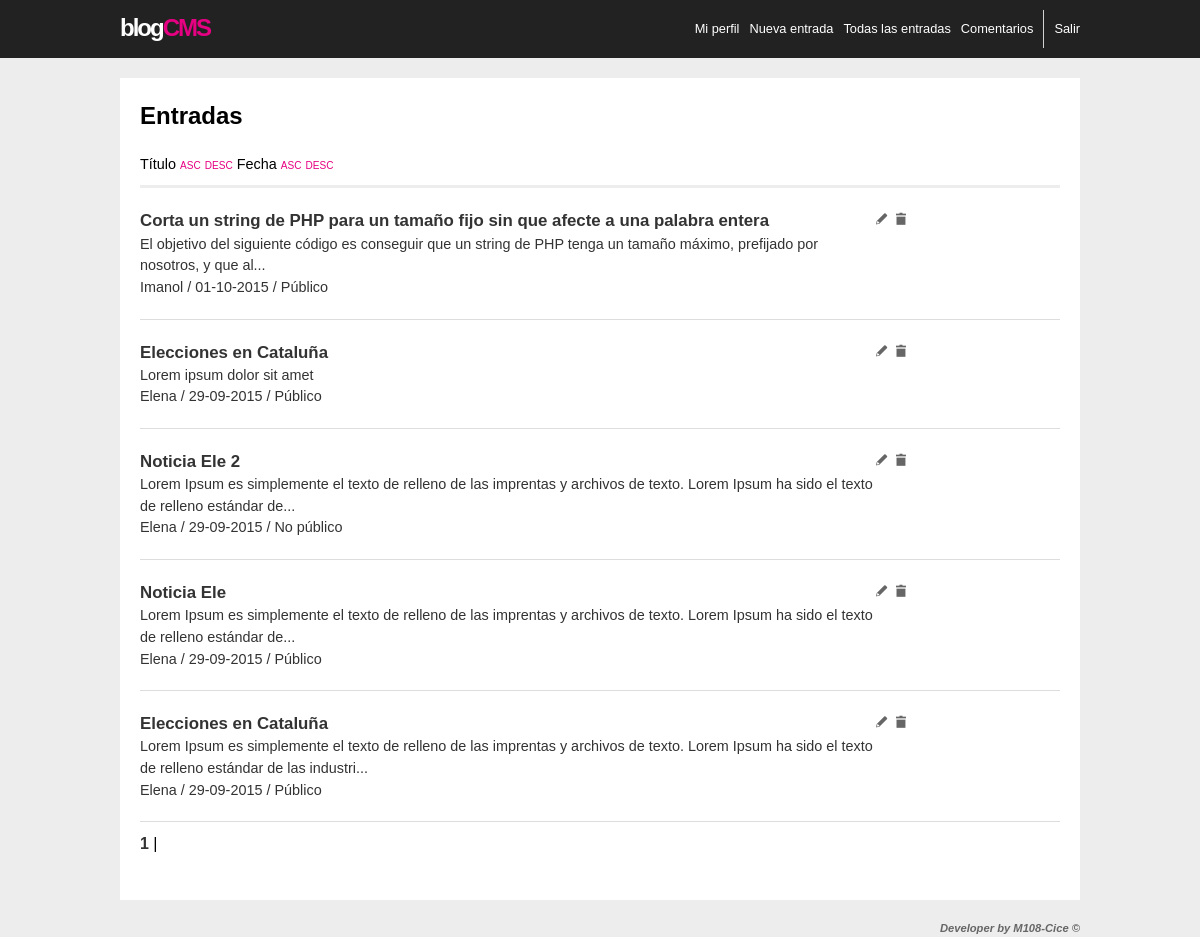
The page /005-1-blog/admin/postlista.php (signed in) on the database its author committed.
### tables this page shows
CREATE TABLE IF NOT EXISTS `entradas` (
  `id` int(11) NOT NULL AUTO_INCREMENT,
  `titulo` tinytext NOT NULL,
  `texto` text NOT NULL,
  `imagen` text NOT NULL,
  `fecha` datetime NOT NULL,
  `id_usuario` int(11) NOT NULL,
  `visible` enum('si','no') NOT NULL,
  PRIMARY KEY (`id`)
);

CREATE TABLE IF NOT EXISTS `usuarios` (
  `id` int(11) NOT NULL AUTO_INCREMENT,
  `nombre` varchar(45) NOT NULL,
  `email` varchar(45) NOT NULL,
  `password` tinytext NOT NULL,
  `fecha` datetime NOT NULL,
  `rol` enum('editor','admin') NOT NULL,
  PRIMARY KEY (`id`)
);

### 005-1-blog/admin/postlista.php (the view, shortened to what this page needs)
<?php
include './inc/connect.php';
$id_usuario=$_SESSION['id_usuario'];
$campo="fecha";
$orden="DESC";
$sql="select rol from usuarios where id=$id_usuario";
$result=  mysqli_query($link, $sql);
$fila=  mysqli_fetch_array($result);
$rol=$fila['rol'];
$condicion="where entradas.id_usuario=$id_usuario";
if($rol=="admin"){
    $condicion="";
}
$num_entradas_xpag=5;
$page=1;
$start_limit= ($page-1)*$num_entradas_xpag;
$sql="select count(*) as total from entradas $condicion";
$result=  mysqli_query($link, $sql);
$fila=  mysqli_fetch_array($result);
$total_entradas=$fila['total'];
if( $total_entradas%$num_entradas_xpag == 0 ){
    $num_paginas=$total_entradas/$num_entradas_xpag;
}else{
    $num_paginas= intval($total_entradas/$num_entradas_xpag)+1;
}
$sql="select entradas.id,entradas.titulo, entradas.texto, DATE_FORMAT(entradas.fecha, '%d-%m-%Y') as fechaMod, entradas.visible, usuarios.nombre from entradas inner join usuarios on entradas.id_usuario=usuarios.id $condicion order by entradas.$campo $orden LIMIT $start_limit, $num_entradas_xpag";
$result=  mysqli_query($link, $sql);
$nfilas=  mysqli_num_rows($result);
?>
<?php include './col/header.php'; ?>
<div class="orden">
    Título
    <a href="<?=$_SERVER['PHP_SELF']?>?c=t&o=a">ASC</a>
    <a href="<?=$_SERVER['PHP_SELF']?>?c=t&o=d">DESC</a>
    Fecha
    <a href="<?=$_SERVER['PHP_SELF']?>?c=f&o=a">ASC</a>
    <a href="<?=$_SERVER['PHP_SELF']?>?c=f&o=d">DESC</a>
</div>
<section id="entradas">
    <?php if($nfilas>0){ ?>
        <?php for($i=0; $i<$nfilas; $i++){ ?>
            <?php $fila=  mysqli_fetch_array($result) ?>
            <article class="datos">
                <div class="col80">
                    <h3><?=$fila['titulo']?></h3>
                    <?php
                        $resumen=substr(strip_tags($fila['texto']), 0,150);
                        if(mb_strlen($resumen)==150){
                            $posUltEsp=strrpos($resumen, " ");
                            $resumen=substr($resumen, 0,$posUltEsp);
                        }
                        if(mb_strlen(strip_tags($fila['texto']),"UTF-8") > 150){
                            $resumen.="...";
                        }
                        ?>
                    <p><?= $resumen ?></p>
                    <span><?=$fila['nombre']?> / <?=$fila['fechaMod']?></span> /
                    <?php
                    if($fila['visible']=='si'){
                        $visible="Público";
                    }else{
                        $visible="No público";
                    }
                    ?>
                    <span><?=$visible?></span>
                </div>
                <div class="col20">
                    <a href="<?=ROOT_EDITAR?>?id_entrada=<?=$fila['id']?>" class="btn edit"></a>
                    <a href="<?=$_SERVER['PHP_SELF']?>?a=d&id_entrada=<?=$fila['id']?>" onclick="if(!confirm('¿Estás seguro que deseas eliminar el post?'))return false" class="btn delete"></a>
                </div>
            </article>
        <?php } ?>
        <div class="paginacion">
            <?php
            for($i=0;$i<$num_paginas;$i++){
                if($page == ($i+1)){
                    $classActive="active";
                }else{
                    $classActive="";
                }
                ?>
                <a class="<?=$classActive?>" href="<?=$_SERVER['PHP_SELF']?>?p=<?=($i+1)?>"><?=($i+1)?></a> |
            <?php } ?>
        </div>
    <?php }else{ ?>
        <p>No hay entradas</p>
    <?php } ?>
</section>
<?php include './col/footer.php'; ?>

### 005-1-blog/admin/sitemedia/css/style.css (style rules this page uses)
* { margin: 0; padding: 0; box-sizing: border-box; }
html,body { height: 100%; }
body { font: 1em/1.5 sans-serif; background: #ededed; }
a { text-decoration: none; color:#E60082; font-size: .7em; }
a.active { font-weight: bold; color:#333; }
div[class^="col"] { float: left; }
.col80 { width: 80%; }
.col20 { width: 20%; }
.datos { border-bottom: 1px solid #ddd; padding: 20px 0; overflow: hidden; font-size: .9em; color:#333; }
.orden { border-bottom: 3px solid #ededed; padding: 10px 0; font-size: .9em; margin-top: 10px; }
.paginacion a { display: inline-block; font-size: 1em; margin-top: 10px; }
.paginacion .active { font-weight: bold; color:#333; }
.btn { display: inline-block; width: 16px; height: 16px; }
.edit:before { font-family: "fontello"; content: "\E800"; color:#666; font-size: 1.2em; }
.delete:before { font-family: "fontello"; content: "\E801"; color:#666; font-size: 1.2em; }

### rows shown on the page
entradas: titulo "Corta un string de PHP para un tamaño fijo sin que afecte a una palabra entera", texto "El objetivo del siguiente código es conseguir que un string de PHP tenga un tamaño máximo, prefijado por nosotros, y que al...", id_usuario.nombre "Imanol", fechaMod "01-10-2015", visible "Público"
entradas: titulo "Elecciones en Cataluña", texto "Lorem ipsum dolor sit amet", id_usuario.nombre "Elena", fechaMod "29-09-2015", visible "Público"
entradas: titulo "Noticia Ele 2", texto "Lorem Ipsum es simplemente el texto de relleno de las imprentas y archivos de texto. Lorem Ipsum ha sido el texto de relleno estándar de...", id_usuario.nombre "Elena", fechaMod "29-09-2015", visible "No público"
entradas: titulo "Noticia Ele", texto "Lorem Ipsum es simplemente el texto de relleno de las imprentas y archivos de texto. Lorem Ipsum ha sido el texto de relleno estándar de...", id_usuario.nombre "Elena", fechaMod "29-09-2015", visible "Público"
entradas: titulo "Elecciones en Cataluña", texto "Lorem Ipsum es simplemente el texto de relleno de las imprentas y archivos de texto. Lorem Ipsum ha sido el texto de relleno estándar de las industri...", id_usuario.nombre "Elena", fechaMod "29-09-2015", visible "Público"

### other values the page prints
$title "Entradas"
